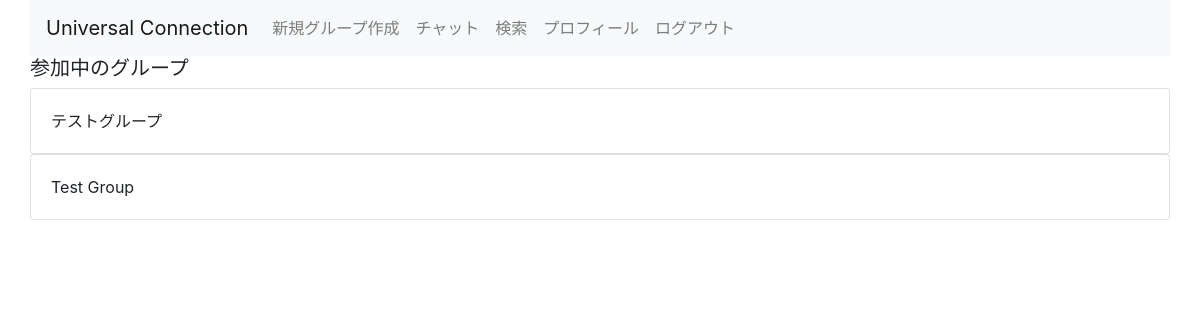
The app's page /chats (signed in), older data.
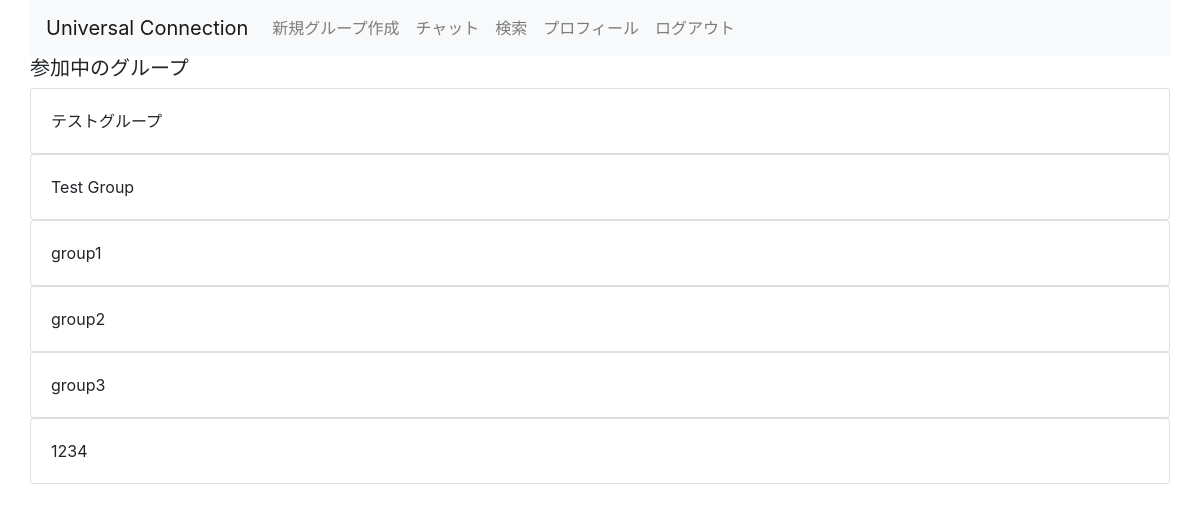
The same page, newer data.
### UC/models/group.py (models this page shows, shortened)
class Group(db.Model):
    __tablename__ = "groups"
    id = db.Column(db.Integer, primary_key=True, nullable=False)
    time_create = db.Column(db.DateTime, nullable=False)
    title = db.Column(db.Text, nullable=False)
    chat = db.relationship("Chat", backref="groups")

### UC/views/chats.py (the view)
@app.route("/chats")
@is_logined
def show_groups():
    groups = Group.query.all()
    return render_template("chats/groups.html", groups=groups)

### UC/views/views.py (called while the page is built)
def is_logined(view):
    @wraps(view)
    def inner(*args, **kwargs):
        if not session.get("logged_in"):
            return redirect(url_for("login"))
        return view(*args, **kwargs)
    return inner

### UC/templates/chats/groups.html
{% extends "layout.html" %}
{% block body %}
<h5 class="title">参加中のグループ</h5>
<ul class="list-group list-group-flush">
    {% for group in groups %}
    <div class="card">
        <div class="card-body">
            <a href="{{ url_for('show_chats', id=group.id )}}" class="card-title">{{ group.title }}</a>
        </div>
    </div>
    {% else %}
    グループがありません
    {% endfor %}
</ul>
{% endblock %}

### UC/templates/layout.html (shortened to what this page needs)
<!doctype html>
<link rel="stylesheet" href="https://maxcdn.bootstrapcdn.com/bootstrap/4.0.0/css/bootstrap.min.css">
<link href="https://cdnjs.cloudflare.com/ajax/libs/font-awesome/4.7.0/css/font-awesome.css" type="text/css" rel="stylesheet">
<link rel=stylesheet href="{{ url_for('static', filename='style.css') }}">
<div class="container">
    <nav class="navbar navbar-expand-lg navbar-light bg-light">
        <a class="navbar-brand" href="{{ url_for('show_home') }}">Universal Connection</a>
        <div class="collapse navbar-collapse" id="navbarNav">
            <ul class="nav navbar-nav navbar-right">
                {% if not session.logged_in %}
                <li class="nav-item">
                    <a class="nav-link" href="{{ url_for('signup') }}">ユーザ登録</a>
                </li>
                <li class="nav-item">
                    <a class="nav-link" href="{{ url_for('login') }}">ログイン</a>
                </li>
                {% else %}
                <li class="nav-item"><a href="{{ url_for('create_group')}}" class="nav-link">新規グループ作成
                    </a></li>
                <li class="nav-item"><a href="{{ url_for('show_groups')}}" class="nav-link">チャット
                    </a></li>
                <li class="nav-item">
                    <a class="nav-link" href="{{ url_for('search') }}">検索</a>
                </li>
                <li class="nav-item">
                    <a class="nav-link" href="{{ url_for('option') }}">プロフィール</a>
                </li>
                <li class="nav-item">
                    <a class="nav-link" href="{{ url_for('logout') }}">ログアウト</a>
                </li>
                {% endif %}
            </ul>
        </div>
    </nav>
    <div class="blog-body">
        {% block body %}{% endblock %}
    </div>
</div>

### UC/static/style.css (style rules this page uses)
a, a:hover, a:visited { color: inherit; }
.container { max-width: 1170px; margin: auto; }

Row changes from the older to the newer data that the page shows:
added Group: title "group1"
added Group: title "group2"
added Group: title "group3"
added Group: title "1234"
